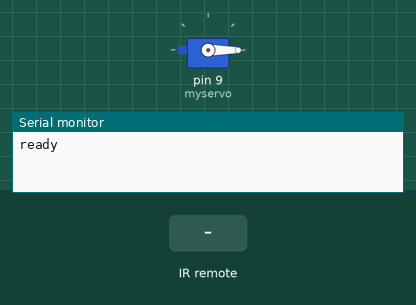
A sketch run on a simulated Arduino Uno, built with avr-gcc and run on an emulated ATmega328P. On the bench: servo, the last lines printed to the serial monitor. Inputs (shaded band) come from the test bench.

Above: at 1.2 s.
1.3 s: infrared code 0x20DF48B7 received
At 2.08 s:
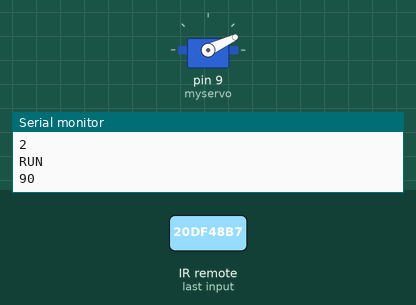
4.3 s: infrared code 0x20DF40BF received
At 5.8 s:
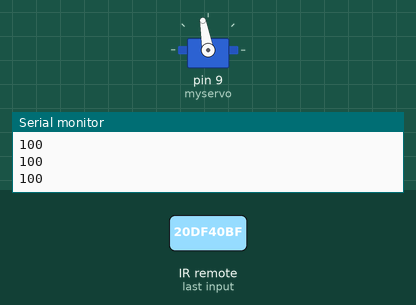
6.1 s: infrared code 0x2ADE08A3 received
At 6.58 s:
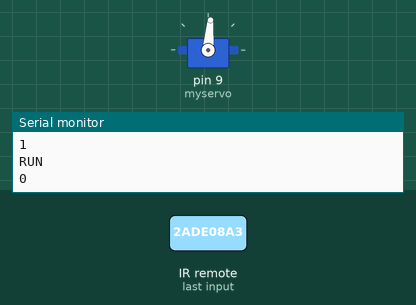
9.1 s: infrared code 0x7F613A3B received
Timing chart, 0 to 13.1 s (numbered marks = the images above; inputs shaded):
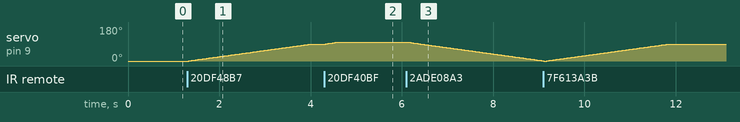

Measured:
- after the input at 1.3 s, servo on pin 9 (myservo): moves from 0° to 90° over 2.7 s, starting at once
- after the input at 4.3 s, servo on pin 9 (myservo): moves from 90° to 100° over 0.27 s, starting at once
- after the input at 6.1 s, servo on pin 9 (myservo): moves from 100° to 1° over 2.9 s, starting at once

The sketch:

_____________.ino
```cpp
#include "IRremote.h"
#include <Servo.h>

//вход ик приёмника к А0
const int IR_PIN = A0;
int k = 0;

//создаём объект ик приёмника
IRrecv irrecv(IR_PIN);

Servo myservo;  // create servo object to control a servo
                // twelve servo objects can be created on most boards

int pos = 0;    // variable to store the servo position


void setup (){
 Serial.begin(9600);
 Serial.println("ready");
 //начинаем прослушивание ик сигналов
 irrecv.enableIRIn();
 myservo.attach(9);  // attaches the servo on pin 9 to the servo object
 myservo.write(pos);
}

void loop() {
 //в results будут помещаться принятые и
 //декодированные ик команды
 decode_results results;
 //Если ик команда принята и успешно декодирована -
 //выводим полученный код в сириал монитор
 if (irrecv.decode(&results)) {
  Serial.println(results.value, HEX);
  // коды кнопок
  switch (results.value) {
    case 0x2ADE08A3:
      k = 1;
      break;
    case 0x20DF8877:
      k = 1;
      break;
    case 0x20DF48B7:
      k = 2;
      break;
    case 0x7F613A3B:
      k = 2;
      break;
    case 0x42C7C05B:
      k = 2;
      break;
    case 0x20DF40BF:
      k = 21;
      break;
    case 0x9E0A10FF:
      k = 21;
      break;
    case 0xC3DAC5B2:
      k = 21;
      break;
    case 0x8EEF4B83:
      k = 22;
      break;
    case 0x20DFC03F:
      k = 22;
      break;
    case 0xE7D0D303:
      k = 7;
      break;
    case 0x20DFE817:
      k = 7;
      break;


  }
  Serial.println(k);
  switch (k) {
    case 21:
      run(pos+10);
    break;
    case 22:
    run(pos-10);
    break;
    case 1:
      run(0);
    break;
    case 2:
      run(90);
    break;
    case 7:
      run(180);
    break;

  }
  Serial.println(pos);
  k = 0;
  irrecv.resume();

 }
}
// процедура медленного поворота
void run(int n_pos)
{
  Serial.println("RUN");
  Serial.println(n_pos);
  if (n_pos>pos) {
    for (int i=pos; i <= n_pos; i++){
      pos = i;
      myservo.write(pos);
      delay(30);
    }
  } else {
    for (int i=pos; i >= n_pos; i--){
      pos = i;
      myservo.write(pos);
      delay(30);
    }
  }
  if (pos>180) pos = 180;
  if (pos<0) pos = 0;
  Serial.println(pos);

}
```
